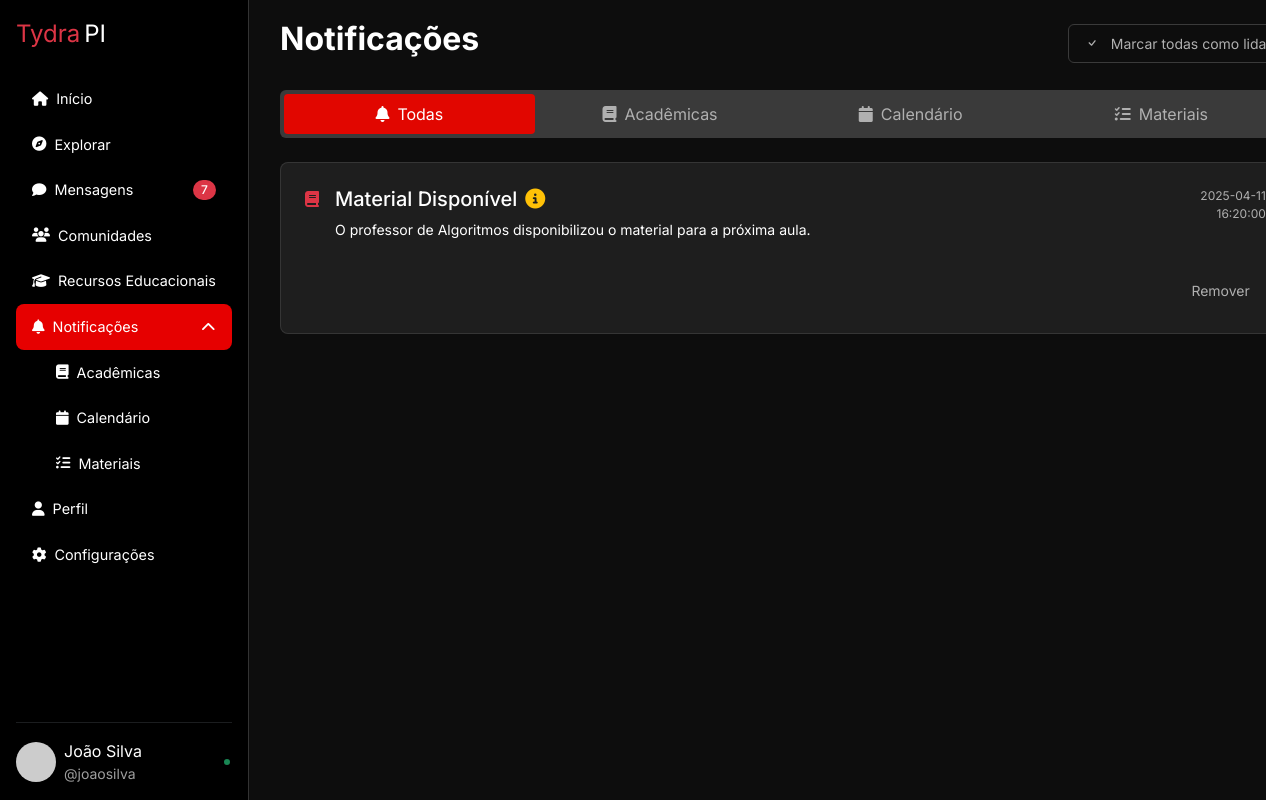
Page /notific.php on the committed database.
### tables this page shows
CREATE TABLE `notificacoes` (
  `id` int(11) NOT NULL,
  `title` varchar(255) NOT NULL,
  `message` text NOT NULL,
  `date` date NOT NULL,
  `time` time NOT NULL,
  `type` enum('academic','materials','calendar') NOT NULL,
  `priority` enum('low','medium','high') NOT NULL,
  `read` tinyint(1) NOT NULL DEFAULT 0,
  `academicType` enum('homework','exam','deadline','event') DEFAULT NULL
);

### includes/crud.php (called while the page is built, shortened)
<?php
function getNotifications($pdo, $tipo = 'all') {
    $sql = "SELECT * FROM notificacoes";
    if ($tipo !== 'all') {
        $sql .= " WHERE type = :type";
        $stmt = $pdo->prepare($sql);
        $stmt->bindParam(':type', $tipo);
    } else {
        $stmt = $pdo->prepare($sql);
    }
    $stmt->execute();
    return $stmt->fetchAll(PDO::FETCH_ASSOC);
}

### notific.php (the view, shortened to what this page needs)
        <?php
include 'includes/conexao.php';
include 'includes/crud.php';
include 'functions/notificfunctions.php';
include 'includes/header.php';
?>
<!DOCTYPE html>
<html lang="pt-br">
<head>
    <link href="https://cdn.jsdelivr.net/npm/bootstrap@5.3.0/dist/css/bootstrap.min.css" rel="stylesheet">
    <link rel="stylesheet" href="https://cdnjs.cloudflare.com/ajax/libs/font-awesome/6.4.0/css/all.min.css">
    <link rel="stylesheet" href="assets/css/style.css">
    <link rel="stylesheet" href="https://cdn.jsdelivr.net/npm/bootstrap-icons@1.10.5/font/bootstrap-icons.css">
</head>
<body>
    <?php include 'sidebar.php' ?>
    <div class="tydrapi-container py-6 content-wrapper">
        <div class="d-flex justify-content-between align-items-center mb-4">
            <h1 class="h2 fw-bold">Notificações</h1>
            <form method="post" class="d-inline">
                <button type="submit" class="tydrapi-button-outline">
                    <i class="bi-check me-2"></i> Marcar todas como lidas
                </button>
            </form>
        </div>
        <div class="tabs-container mb-6">
            <a href="?type=all" class="tab <?= $activeTab === 'all' ? 'active' : '' ?>">
                <i class="fas fa-bell me-2"></i> Todas
            </a>
            <a href="?type=academic" class="tab <?= $activeTab === 'academic' ? 'active' : '' ?>">
                <i class="fas fa-book me-2"></i> Acadêmicas
            </a>
            <a href="?type=calendar" class="tab <?= $activeTab === 'calendar' ? 'active' : '' ?>">
                <i class="fas fa-calendar me-2"></i> Calendário
            </a>
            <a href="?type=materials" class="tab <?= $activeTab === 'materials' ? 'active' : '' ?>">
                <i class="fas fa-tasks me-2"></i> Materiais
            </a>
        </div>
        <div class="tab-content">
            <?php if (count($notifications) > 0): ?>
                <?php foreach ($notifications as $notification): ?>
                    <div class="tydrapi-card <?= !$notification['read'] ? 'unread' : '' ?>">
                        <div class="d-flex align-items-start">
                            <div class="flex-shrink-0 mt-1">
                                <?= getNotificationIcon($notification) ?>
                            </div>
                            <div class="flex-grow-1 ms-3">
                                <div class="d-flex justify-content-between">
                                    <div>
                                        <h3 class="h5 fw-medium d-flex align-items-center">
                                            <?= htmlspecialchars($notification['title']) ?>
                                            <span class="ms-2"><?= getPriorityIcon($notification['priority']) ?></span>
                                        </h3>
                                        <p class="text-sm mt-1"><?= htmlspecialchars($notification['message']) ?></p>
                                    </div>
                                    <div class="text-end">
                                        <p class="text-xs text-tydrapi-gray small mb-0"><?= htmlspecialchars($notification['date']) ?></p>
                                        <p class="text-xs text-tydrapi-gray small"><?= htmlspecialchars($notification['time']) ?></p>
                                    </div>
                                </div>
                                <div class="d-flex justify-content-between mt-3">
                                    <div class="d-flex gap-2">
                                        <form method="post" class="d-inline">
                                            <button type="submit" class="btn-ghost-sm">
                                                Remover
                                            </button>
                                        </form>
                                    </div>
                                </div>
                            </div>
                        </div>
                    </div>
                <?php endforeach; ?>
            <?php else: ?>
                <div class="text-center py-5">
                    <p class="text-muted">Não há notificações para exibir.</p>
                </div>
            <?php endif; ?>
        </div>
    </div>
</body>
</html>

### functions/notificfunctions.php (shortened to what this page needs)
<?php
$activeTab = $_GET['type'] ?? 'all';
$notifications = getNotifications($pdo, $activeTab);
function getNotificationIcon($notification)
{
    if ($notification['type'] === 'materials') return '<i class="fa-solid fa-book text-danger"></i>';
    return '<i class="fa-solid fa-bell text-danger"></i>';
}
function getPriorityIcon($priority)
{
    return match ($priority) {
        'high' => '<i class="fa-solid fa-exclamation-circle text-danger"></i>',
        'medium' => '<i class="fa-solid fa-info-circle text-warning"></i>',
        default => '<i class="fa-solid fa-info-circle text-success"></i>',
    };
}

### assets/css/style.css (style rules this page uses)
:root { --primary: #FF3D54; --background: #121212; --card-background: #1A1A1A; --input-background: #1E1E1E; --text-primary: #FFFFFF; --text-secondary: #A0A0A0; --text-muted: #777777; --border-color: #333333; }
* { box-sizing: border-box; margin: 0; padding: 0; }
body { font-family: "Inter", -apple-system, BlinkMacSystemFont, "Segoe UI", Roboto, sans-serif; background-color: var(--background); color: var(--text-primary); line-height: 1.6; min-height: 100vh; }
:root { --primary-color: #ff0000; --primary-hover: #e60000; --background-dark: #121212; --card-background: #1e1e1e; --text-color: #ffffff; --text-secondary: #a0a0a0; --border-color: #333333; }
* { margin: 0; padding: 0; box-sizing: border-box; }
body { font-family: Arial, sans-serif; background-color: var(--background-dark); color: var(--text-color) !important; line-height: 1.6; overflow-x: hidden; }
body { background: var(--bg-dark); color: white; }
h1 { font-size: 1.75rem; margin-bottom: 1.5rem; }
body { font-family: Arial, sans-serif; background-color: var(--background-dark); color: var(--text-color); overflow-x: hidden; }
:root { --primary-color: #ff0000; --primary-hover: #e60000; --background-dark: #121212; --card-background: #1e1e1e; --input-background: #1e1e1e; --text-primary: #ffffff; --text-secondary: #a0a0a0; --text-muted: #777777; --border-color: #333333; --red: #E10600; --yellow: #FFC107; --green: #28A745; --bg-dark: #121212; --card-bg: #1A1A1A; --transfor-site: #3a3a3a; }
:root { --primary-color: #ff0000; --primary-hover: #e60000; --background-dark: #121212; --card-background: #1e1e1e; --card-border: #333333; --text-color: #ffffff; --text-secondary: #a0a0a0; }
.content-wrapper { align-self: center; margin-left: 290px; padding: 20px; width: 80%; }
:root { --background-dark: #000000; --card-background: #161616; --card-hover: #1d1d1d; --card-border: #2a2a2a; --primary-color: #ff0000; --text-color: #ffffff; --text-secondary: #9e9e9e; --purple-badge: #c56cf0; --orange-badge: #ffb74d; --red-badge: #ff5252; --green-badge: #00c853; --blue-badge: #1e90ff; --tag-background: #2d2d2d; }
body { font-family: -apple-system, BlinkMacSystemFont, "Segoe UI", Roboto, Helvetica, Arial, sans-serif; background-color: var(--background-dark); color: var(--text-color); line-height: 1.5; }
.content-wrapper { padding: 15px 20px; }
body { font-family: "Inter", sans-serif; background-color: #0D0D0D; color: white; margin: 0; padding: 0; }
.tydrapi-container { max-width: 1400px; margin: 0 auto; padding: 1.5rem; }
.tydrapi-card { background-color: #1e1e1e; border-radius: 0.5rem; padding: 1.5rem; border: 1px solid rgba(255, 255, 255, 0.1); transition: border-color 0.3s; margin-bottom: 1rem; }
h1 { font-size: 1.5rem; font-weight: 700; margin-bottom: 1.5rem; }
h3 { font-size: 1rem; font-weight: 500; }
.tydrapi-button-outline, .btn-outline-sm { background-color: transparent; border: 1px solid #3A3A3A; color: #B0B0B0; padding: 0.5rem 1rem; border-radius: 0.375rem; cursor: pointer; font-size: 0.875rem; transition: background-color 0.3s; }
.btn-ghost-sm { background-color: transparent; border: none; color: #B0B0B0; padding: 0.5rem 1rem; cursor: pointer; font-size: 0.875rem; border-radius: 0.375rem; transition: background-color 0.3s, color 0.3s; }
.tabs-container { display: grid; grid-template-columns: repeat(4, 1fr); background-color: #3A3A3A; border-radius: 0.375rem; padding: 0.25rem; }
.tab { padding: 0.5rem 1rem; text-align: center; cursor: pointer; border-radius: 0.25rem; transition: all 0.3s; color: #B0B0B0; text-decoration: none; display: flex; align-items: center; justify-content: center; }
.tab.active { background-color: #E10600; color: white; }
.flex-shrink-0 { flex-shrink: 0; }
.mt-1 { margin-top: 0.25rem; }
.mt-3 { margin-top: 0.75rem; }
.mb-6 { margin-bottom: 1.5rem; }
.py-6 { padding-top: 1.5rem; padding-bottom: 1.5rem; }
.gap-2 { gap: 0.5rem; }
.text-sm { font-size: 0.875rem; }
.text-xs { font-size: 0.75rem; }
.text-tydrapi-gray { color: #B0B0B0; }
body { background-color: #0D0D0D; color: white; font-family: "Inter", sans-serif; }
.tydrapi-container { max-width: 1400px; margin: 0 auto; padding: 1rem 1.5rem; }
.tydrapi-button-outline { background-color: transparent; border: 1px solid #3A3A3A; color: #B0B0B0; }

### notific.php (style rules this page uses)
.content-wrapper { align-self: center; margin-left: 260px; padding: 20px; width: calc(83%); }

### rows in the picture
notificacoes: type "materials" (drawn), title "Material Disponível", message "O professor de Algoritmos disponibilizou o material para a próxima aula.", date "2025-04-11", time "16:20:00"

### other values in the picture
$menu['label'] "Recursos Educacionais"
$menu['label'] "Notificações"
$item['label'] "Acadêmicas"
$item['label'] "Calendário"
$item['label'] "Materiais"
